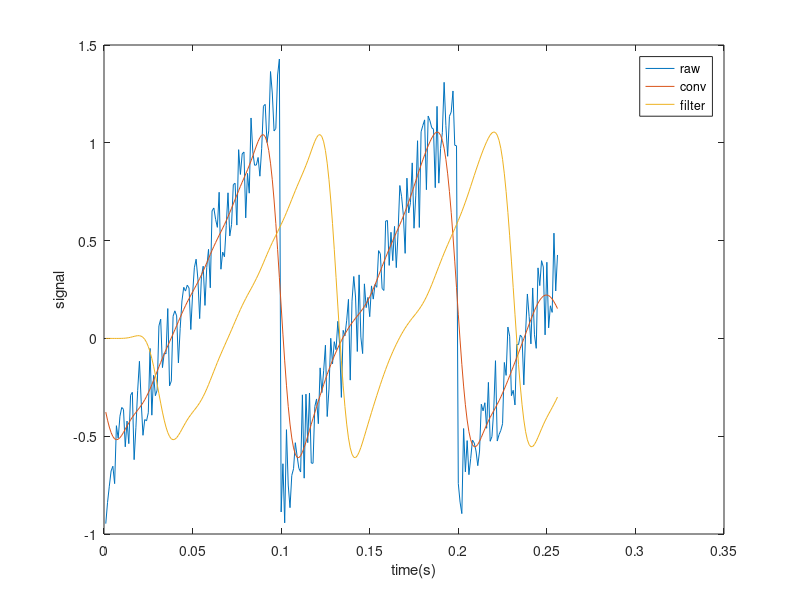

Write MATLAB code to recreate this figure.
load sawth.mat;
fs = 1000;
N = length(x);
t = (1:N)/fs;
L = 65;
fc = 40/fs;
k = -floor(L/2):-1;

b = sin(2*pi*fc*k)./(pi*k);
b = [b 2*fc, fliplr(b)];

b = b.*blackmanharris(L)';

y_c = conv(x, b, 'same');
y_f = filter(b,1,x);

plot(t,x);hold on;
plot(t,y_c);
plot(t,y_f);hold off;
legend('raw','conv','filter');
xlabel('time(s)');ylabel('signal')
